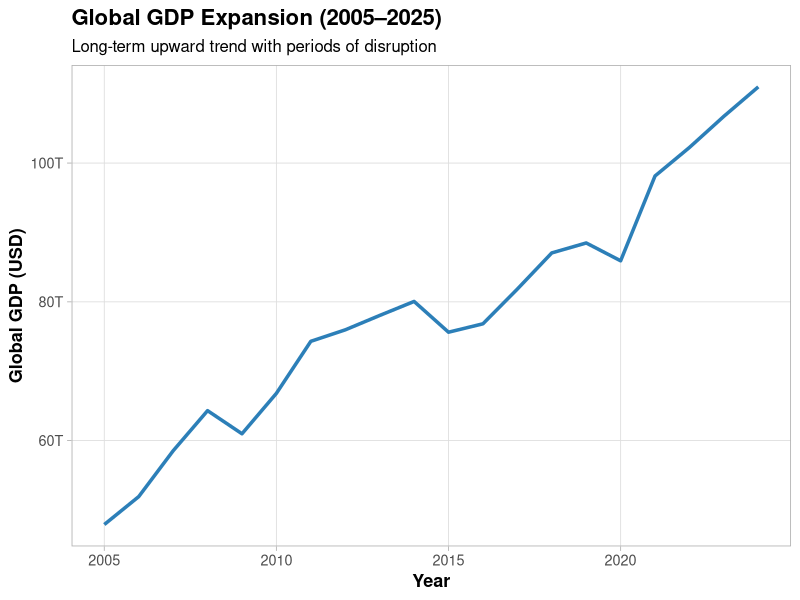
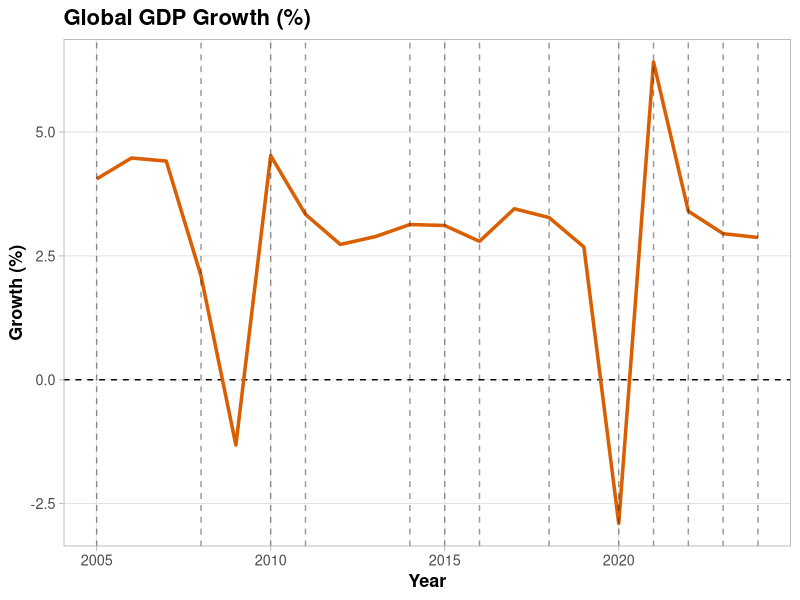
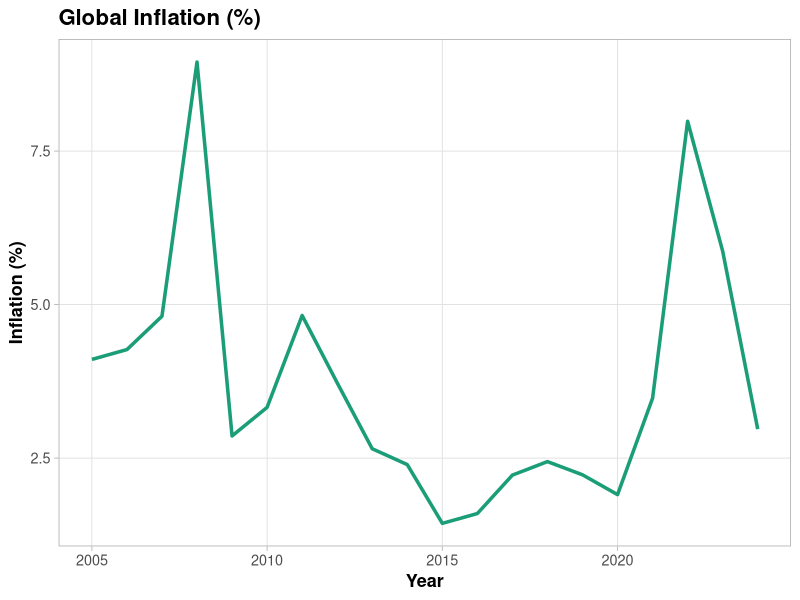
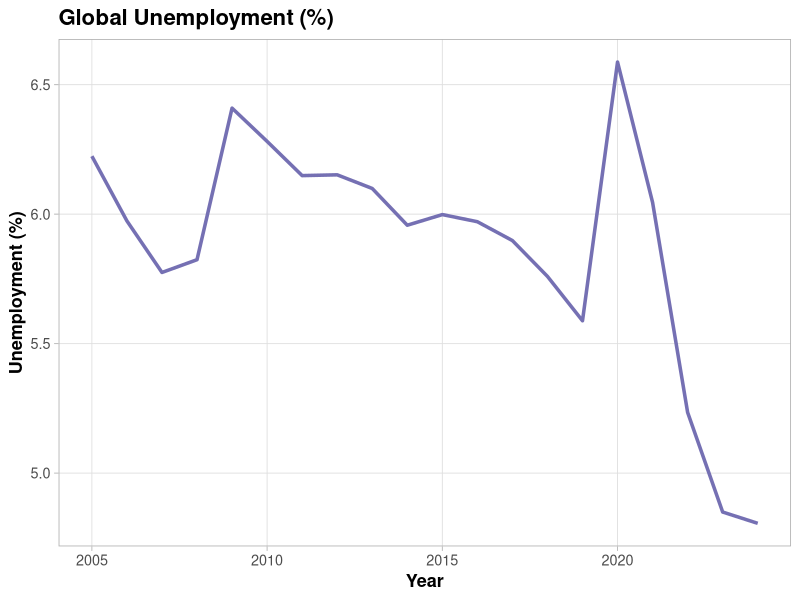
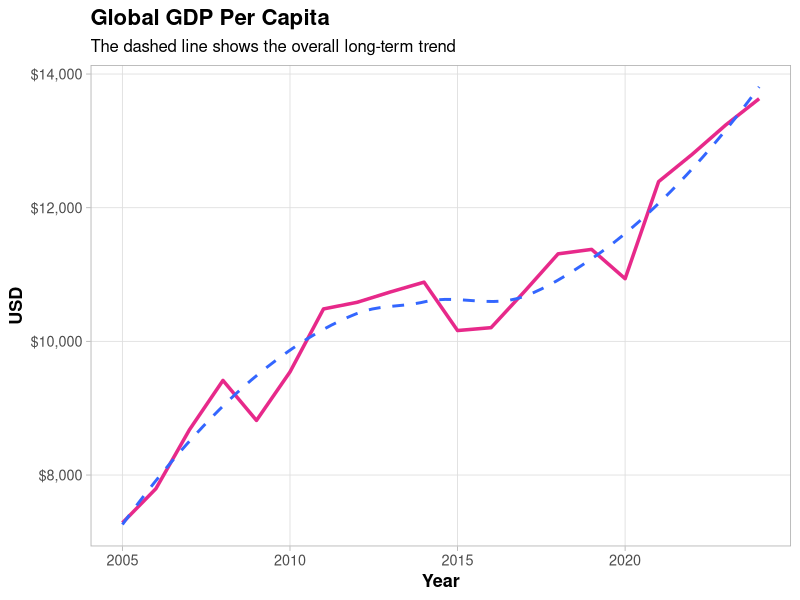

R code for these plots, in order:
## ---- chunk 1
knitr::opts_chunk$set(
  echo = FALSE,
  warning = FALSE,
  message = FALSE,
  fig.width = 10,
  fig.height = 5
)

library(tidyverse)
library(scales)
library(patchwork)

theme_set(
  theme_light(base_size = 13) +
    theme(
      plot.title = element_text(face = "bold", size = 16),
      plot.subtitle = element_text(size = 12),
      axis.title = element_text(face = "bold"),
      panel.grid.minor = element_blank(),
      plot.caption = element_text(size = 9)
    )
)
## ---- chunk 2
world <- read_csv("data/global_economy_world_aggregate.csv", show_col_types = FALSE) %>%
  mutate(
    year = as.integer(year),
    global_gdp_per_capita = global_gdp_usd / global_population
  )

events <- read_csv("data/economic_events_timeline.csv", show_col_types = FALSE) %>%
  mutate(year = as.integer(year))

## ---- chunk 3
ggplot(world, aes(x = year, y = global_gdp_usd)) +
  geom_line(linewidth = 1.2, color = "#2C7FB8") +
  scale_x_continuous(breaks = seq(min(world$year), max(world$year), by = 5)) +
  scale_y_continuous(labels = label_number(scale_cut = cut_short_scale())) +
  labs(
    title = "Global GDP Expansion (2005–2025)",
    subtitle = "Long-term upward trend with periods of disruption",
    x = "Year",
    y = "Global GDP (USD)"
  )
## ---- chunk 4
ggplot(world, aes(x = year, y = global_gdp_growth_pct)) +
  geom_hline(yintercept = 0, linetype = "dashed") +
  geom_line(linewidth = 1.2, color = "#D95F02") +
  geom_vline(data = events, aes(xintercept = year), linetype = "dashed", alpha = 0.4) +
  labs(
    title = "Global GDP Growth (%)",
    x = "Year",
    y = "Growth (%)"
  )
## ---- chunk 5
ggplot(world, aes(x = year, y = global_inflation_pct)) +
  geom_line(linewidth = 1.2, color = "#1B9E77")+
  scale_x_continuous(breaks = seq(min(world$year), max(world$year), by = 5)) +
  labs(
    title = "Global Inflation (%)",
    x = "Year",
    y = "Inflation (%)"
  )
## ---- chunk 6
ggplot(world, aes(x = year, y = global_unemployment_pct)) +
  geom_line(linewidth = 1.2, color = "#7570B3") +
  scale_x_continuous(breaks = seq(min(world$year), max(world$year), by = 5)) +
  labs(
    title = "Global Unemployment (%)",
    x = "Year",
    y = "Unemployment (%)"
  )
## ---- chunk 7
ggplot(world, aes(x = year, y = global_gdp_per_capita)) +
  geom_line(linewidth = 1.2, color = "#E7298A") +
  geom_smooth(method = "loess", se = FALSE, linetype = "dashed") +
  scale_x_continuous(breaks = seq(min(world$year), max(world$year), by = 5)) +
  scale_y_continuous(labels = dollar) +
  labs(
    title = "Global GDP Per Capita",
    subtitle = "The dashed line shows the overall long-term trend",
    x = "Year",
    y = "USD"
  )
## ---- chunk 8
summary_stats <- world %>%
  summarise(
    avg_growth = mean(global_gdp_growth_pct, na.rm = TRUE),
    sd_growth = sd(global_gdp_growth_pct, na.rm = TRUE),
    avg_inflation = mean(global_inflation_pct, na.rm = TRUE),
    avg_unemployment = mean(global_unemployment_pct, na.rm = TRUE)
  )

knitr::kable(summary_stats, digits = 2)
